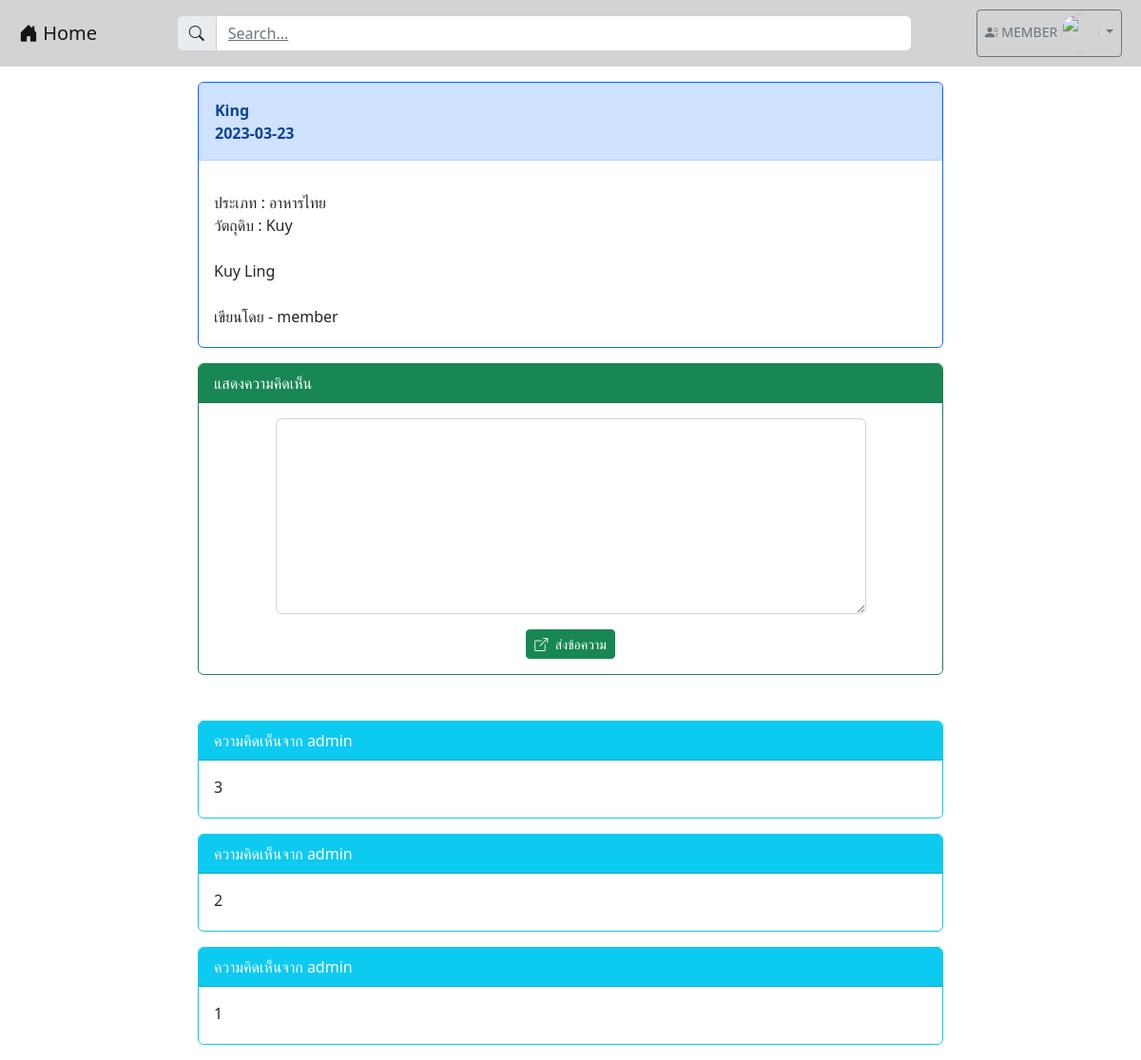
The page /post2.php?id=101 (signed in) on the database its author committed.
### tables this page shows
CREATE TABLE `post` (
  `post_id` int(100) NOT NULL,
  `user_id` int(100) NOT NULL,
  `category_id` int(100) NOT NULL,
  `post_title` varchar(1000) NOT NULL,
  `post_ingredient` varchar(2024) NOT NULL,
  `post_content` varchar(2048) NOT NULL,
  `post_picture` longblob NOT NULL,
  `post_date` date NOT NULL,
  `post_like` int(100) NOT NULL,
  `post_dislike` int(100) NOT NULL,
  `post_view` int(100) NOT NULL
);

CREATE TABLE `category` (
  `category_id` int(100) NOT NULL,
  `category_tag` varchar(64) NOT NULL
);

CREATE TABLE `user` (
  `user_id` int(100) NOT NULL,
  `user_username` varchar(64) NOT NULL,
  `user_password` varchar(64) NOT NULL,
  `user_name` varchar(64) NOT NULL,
  `user_email` varchar(64) NOT NULL,
  `user_role` varchar(1) NOT NULL,
  `user_fname` varchar(100) NOT NULL,
  `user_lname` varchar(100) NOT NULL,
  `user_phone` int(10) NOT NULL,
  `user_exp` varchar(255) NOT NULL,
  `user_des` varchar(255) NOT NULL,
  `user_country` varchar(100) NOT NULL,
  `user_state` varchar(100) NOT NULL,
  `user_pic` longblob NOT NULL
);

CREATE TABLE `comment` (
  `comment_id` int(100) NOT NULL,
  `comment_content` varchar(200) NOT NULL,
  `comment_time` datetime(6) NOT NULL,
  `user_id` int(100) NOT NULL,
  `post_id` int(100) NOT NULL
);

### post2.php (the view, shortened to what this page needs)
<!DOCTYPE html>
<html lang="en">
<head>
    <link href="https://cdn.jsdelivr.net/npm/bootstrap@5.2.2/dist/css/bootstrap.min.css" rel="stylesheet">
    <link rel="stylesheet" href="https://cdn.jsdelivr.net/npm/bootstrap-icons@1.9.1/font/bootstrap-icons.css">
        <?php
        $id = $_GET['id'];
        ?>
</head>
<body>
    <?php
    include "nav.php";
    ?>
    <div class="container-xxl">
        <section class="col-md-8 mx-auto m-3">
            <?php
            isset($_GET['id']) ? $id = $_GET['id'] : header("Location: index.php");
            $server_name = "localhost";
            $username = "root";
            $password = "";
            $database = "webboard_recipes";
            $conn = new PDO("mysql:host=$server_name;dbname=$database;charset=utf8", "$username", "$password");
            $data = $conn->query("SELECT p.post_id, p.post_title, p.post_date,p.category_id,p.post_ingredient, p.post_content, u.user_username , p.user_id , u.user_id , c.category_tag , c.category_id
                                    FROM post p , user u , category c
                                    WHERE p.post_id = $id and p.category_id = c.category_id and u.user_id = p.user_id");
            if ($data !== false) {
                while ($row = $data->fetch()) {
                    $post_title = $row[1];
                    $post_date = $row[2];
                    $category_id = $row[3];
                    $post_ingredient = $row[4];
                    $post_content = $row[5];
                    $user_username = $row[6];
                    $category_id = $row[9];
                }
            }
            ?>
            <div class="card text-dark bg-white border-primary mb-3">
                <div class="card-header alert alert-primary">
                    <strong>
                        <?php
                            echo "$post_title <BR>";
                            echo "$post_date";
                        ?>
                    </strong>
                </div>
                <div class="card-body pb-1">
                    <div class="container row mb-3 justify-content-between">
                        <?php
                            echo "ประเภท : $category_id <BR>";
                            echo "วัตถุดิบ : $post_ingredient <BR><BR>";
                            echo "$post_content <BR><BR>";
                            echo "เขียนโดย - $user_username <BR>";
                        ?>
                    </div>
                </div>
            </div>
            <?php
            if (isset($_SESSION["id"])) {
            ?>
                <div class="card text-dark bg-white border-success">
                    <div class="card-header bg-success text-white">แสดงความคิดเห็น</div>
                    <div class="card-body">
                        <form action="post_save.php" method="post">
                            <div class="row mb-3 justify-content-center">
                                <div class="col-lg-10">
                                    <textarea name="comment" class="form-control" rows="8"></textarea>
                                </div>
                            </div>
                            <div class="row">
                                <div class="col-lg-12">
                                    <center>
                                        <button type="submit" class="btn btn-success btn-sm text-white">
                                            <i class="bi bi-box-arrow-up-right me-1"></i>
                                            ส่งข้อความ
                                        </button>
                                    </center>
                                </div>
                            </div>
                        </form>
                    </div>
                </div>
                <br><br>
            <?php
            }
            ?>
            <?php
            $conn = new PDO("mysql:host=$server_name;dbname=$database;charset=utf8", "$username", "$password");
            $comment = $conn->query("SELECT p.post_id, u.user_username, u.user_id, c.comment_content, c.user_id, c.comment_id, c.post_id
                FROM post p , user u , comment c
                WHERE p.post_id = c.post_id AND c.user_id = u.user_id AND c.post_id = $id ORDER BY c.comment_id ASC");
            if ($comment !== false) {
                while ($comm = $comment->fetch()) {
            ?>
                    <div class="card text-dark bg-white border-info mb-3">
                        <div class="card-header bg-info text-white">
                            <?php echo "ความคิดเห็นจาก " . $comm['1']; ?>
                        </div>
                        <div class="card-body pb-1">
                            <div class="container row mb-3 justify-content-between">
                                <?php
                                echo $comm['3'];
                                ?>
                            </div>
                        </div>
                    </div>
            <?php
                }
            }
            ?>
        </section>
    </div>
</body>
</html>

### rows shown on the page
post: post_title "King", post_date "2023-03-23", category.category_tag "อาหารไทย", post_ingredient "Kuy", post_content "Kuy Ling", user.user_username "member"
comment: user.user_username "admin", comment_content "3"
comment: user.user_username "admin", comment_content "2"
comment: user.user_username "admin", comment_content "1"

### other values the page prints
$_SESSION['username'] "MEMBER"
